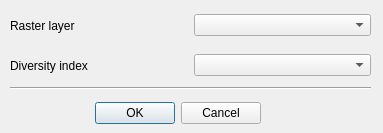
<?xml version="1.0" encoding="UTF-8"?>
<ui version="4.0">
 <class>DivDialog</class>
 <widget class="QDialog" name="DivDialog">
  <property name="geometry">
   <rect>
    <x>0</x>
    <y>0</y>
    <width>383</width>
    <height>133</height>
   </rect>
  </property>
  <property name="windowTitle">
   <string>Dialog</string>
  </property>
  <widget class="QWidget" name="horizontalLayoutWidget">
   <property name="geometry">
    <rect>
     <x>10</x>
     <y>10</y>
     <width>361</width>
     <height>31</height>
    </rect>
   </property>
   <layout class="QHBoxLayout" name="horizontalLayout">
    <item>
     <widget class="QLabel" name="label">
      <property name="text">
       <string>Raster layer</string>
      </property>
     </widget>
    </item>
    <item>
     <widget class="QComboBox" name="cbRaster"/>
    </item>
   </layout>
  </widget>
  <widget class="QWidget" name="horizontalLayoutWidget_3">
   <property name="geometry">
    <rect>
     <x>10</x>
     <y>50</y>
     <width>361</width>
     <height>31</height>
    </rect>
   </property>
   <layout class="QHBoxLayout" name="horizontalLayout_3">
    <item>
     <widget class="QLabel" name="label_2">
      <property name="text">
       <string>Diversity index</string>
      </property>
     </widget>
    </item>
    <item>
     <widget class="QComboBox" name="cbDivselect"/>
    </item>
   </layout>
  </widget>
  <widget class="QDialogButtonBox" name="btn_ok">
   <property name="geometry">
    <rect>
     <x>90</x>
     <y>100</y>
     <width>171</width>
     <height>27</height>
    </rect>
   </property>
   <property name="orientation">
    <enum>Qt::Horizontal</enum>
   </property>
   <property name="standardButtons">
    <set>QDialogButtonBox::Cancel|QDialogButtonBox::Ok</set>
   </property>
  </widget>
  <widget class="Line" name="line">
   <property name="geometry">
    <rect>
     <x>10</x>
     <y>80</y>
     <width>361</width>
     <height>16</height>
    </rect>
   </property>
   <property name="orientation">
    <enum>Qt::Horizontal</enum>
   </property>
  </widget>
 </widget>
 <resources/>
 <connections>
  <connection>
   <sender>btn_ok</sender>
   <signal>accepted()</signal>
   <receiver>DivDialog</receiver>
   <slot>accept()</slot>
   <hints>
    <hint type="sourcelabel">
     <x>248</x>
     <y>254</y>
    </hint>
    <hint type="destinationlabel">
     <x>157</x>
     <y>274</y>
    </hint>
   </hints>
  </connection>
  <connection>
   <sender>btn_ok</sender>
   <signal>rejected()</signal>
   <receiver>DivDialog</receiver>
   <slot>reject()</slot>
   <hints>
    <hint type="sourcelabel">
     <x>316</x>
     <y>260</y>
    </hint>
    <hint type="destinationlabel">
     <x>286</x>
     <y>274</y>
    </hint>
   </hints>
  </connection>
 </connections>
</ui>
